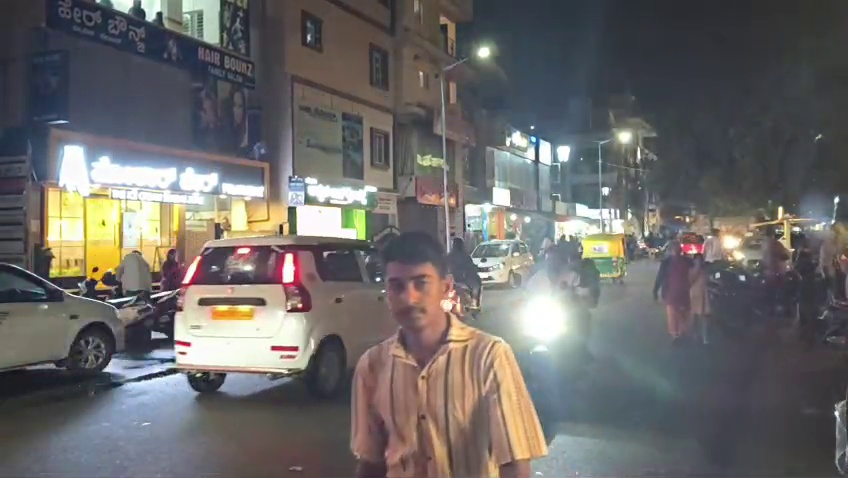
#> input picture backend/tmp_frs_video_test/frame_1.jpg, 848 x 478 px; its folder holds only this picture in this run
$ python -i frameEnhancement.py   (imports and definitions only)
#> lines starting #> are read from the running program, lines starting #| are printed output that depends on the picture; after the words box and inside, x2 and y2 are one past the last pixel; in counts of white or black regions, pixels touching at a corner belong together
### backend/services/modelEnhancement.py
from __future__ import annotations

import logging
import os
import threading
from pathlib import Path
from typing import Optional

import cv2
import numpy as np
from dotenv import load_dotenv


logger = logging.getLogger(__name__)


# ============================================================
# BASE DIRECTORY / ENVIRONMENT
# ============================================================

BASE_DIR = Path(__file__).resolve().parent.parent

ENV_PATH = BASE_DIR / ".env"

load_dotenv(
    dotenv_path=ENV_PATH,
    override=False,
)


# ============================================================
# CONFIGURATION
# ============================================================

MODEL_PATH = BASE_DIR / "models" / "EDSR_x4.pb"

# Supported values:
#
#   cuda / gpu / cuda:0
#       Require CUDA execution.
#
#   cpu
#       Force CPU execution.
#
#   auto
#       Use CUDA when available, otherwise CPU.
#
MODEL_ENHANCEMENT_DEVICE = (
    os.getenv(
        "MODEL_ENHANCEMENT_DEVICE",
        "auto",
    )
    .strip()
    .lower()
)

# CUDA device ID.
try:
    CUDA_DEVICE_ID = max(
        0,
        int(
            os.getenv(
                "MODEL_ENHANCEMENT_CUDA_DEVICE_ID",
                "0",
            ).strip()
        ),
    )
except (TypeError, ValueError):
    CUDA_DEVICE_ID = 0

# Whether CUDA should be treated as mandatory when requested.
MODEL_ENHANCEMENT_STRICT_GPU = (
    os.getenv(
        "MODEL_ENHANCEMENT_STRICT_GPU",
        "true",
    )
    .strip()
    .lower()
    in {
        "1",
        "true",
        "yes",
        "on",
    }
)


# ============================================================
# MODEL STATE
# ============================================================

_model_lock = threading.Lock()

_sr_model = None

_load_attempted = False

_load_error: Optional[str] = None

_actual_device = "unloaded"

_actual_backend = "unloaded"

_actual_target = "unloaded"


# ============================================================
# DEVICE NORMALIZATION
# ============================================================

def _normalize_device(value: str) -> str:
    """
    Normalize configuration values into:

        cpu
        cuda
        auto
    """
#> further down, picture is the input picture: shape (478, 848, 3); mean B, G, R 104.3, 105.5, 107.6

    device = str(value or "").strip().lower()

    if not device:
        return "auto"

    if device in {
        "cuda",
        "gpu",
        "cuda:0",
        "gpu:0",
    }:
        return "cuda"

    if device == "cpu":
        return "cpu"

    if device == "auto":
        return "auto"

    logger.warning(
        "[INTEL-I][SUPERRES] Unknown MODEL_ENHANCEMENT_DEVICE=%r. "
        "Using auto.",
        value,
    )

    return "auto"


# Normalize once at module load.
_REQUESTED_DEVICE = _normalize_device(
    MODEL_ENHANCEMENT_DEVICE
)


# ============================================================
# CUDA AVAILABILITY
# ============================================================

# [770 lines left out: functions _cuda_device_count, _cuda_available, _select_runtime_device, load_superres_model, superres_available, superres_status and 5 more, not called in this run]

### backend/services/frameEnhancement.py
from __future__ import annotations
from typing import Any, Dict, List
import cv2
import numpy as np
from services.modelEnhancement import (
    load_superres_model,
    upscale_crop,
    enhance_plate_crop,
)

def _u8(x: np.ndarray) -> np.ndarray:
    return np.clip(x,0,255).astype(np.uint8)

# [11 lines left out: functions gamma_correct, apply_clahe, not called in this run]

def mild_denoise(frame: np.ndarray) -> np.ndarray:
    return cv2.bilateralFilter(frame,5,30,30)

# [27 lines left out: functions unsharp_mask, contrast_stretch, fast_dehaze, not called in this run]

def reduce_glare(frame: np.ndarray) -> np.ndarray:
    hsv=cv2.cvtColor(frame,cv2.COLOR_BGR2HSV)
#> hsv: shape (478, 848, 3); mean H, S, V 81.5, 44.6, 116.6
    mask=cv2.inRange(hsv,np.array([0,0,235],np.uint8),np.array([180,80,255],np.uint8))
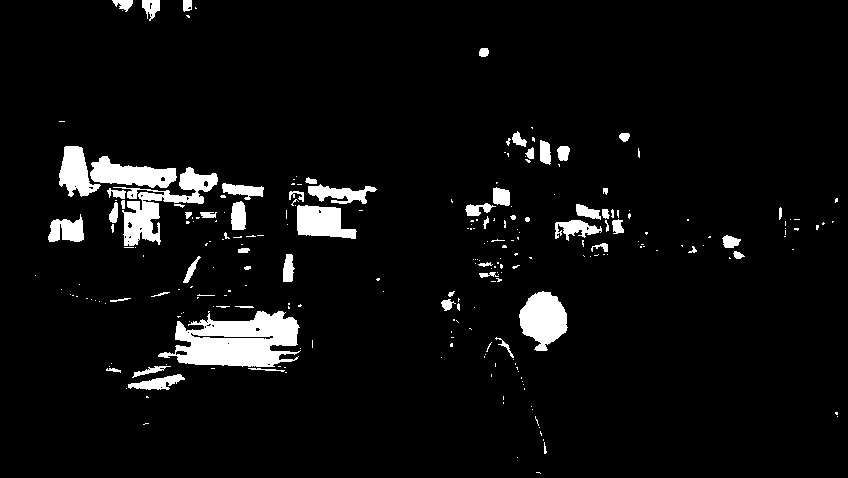
#> mask: shape (478, 848); 5.5% white; 250 white regions (186 under 20 px), largest, box (x1, y1, x2, y2) and area: (158, 311, 301, 367) 5085, (113, 167, 218, 246) 2539, (519, 291, 568, 351) 1960
    if np.mean(mask>0)<0.01: return frame
    lab=cv2.cvtColor(frame,cv2.COLOR_BGR2LAB); l,a,b=cv2.split(lab)
#> after `lab = cv2.cvtColor(frame, cv2.COLOR_BGR2LAB)`: lab: shape (478, 848, 3); mean of channels 0, 1, 2 112.3, 129.2, 128.7
#> after `l, a, b = cv2.split(lab)`:
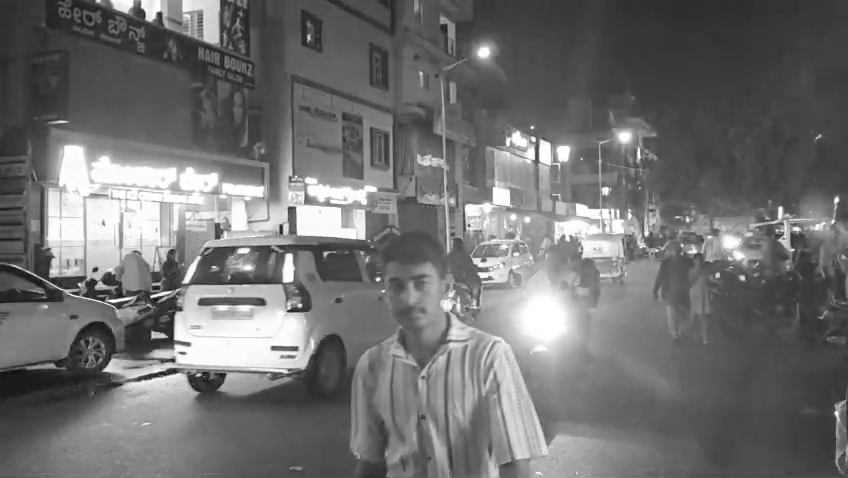
#> l: shape (478, 848); min 3, max 255, mean 112.3
#> after `l, a, b = cv2.split(lab)`:
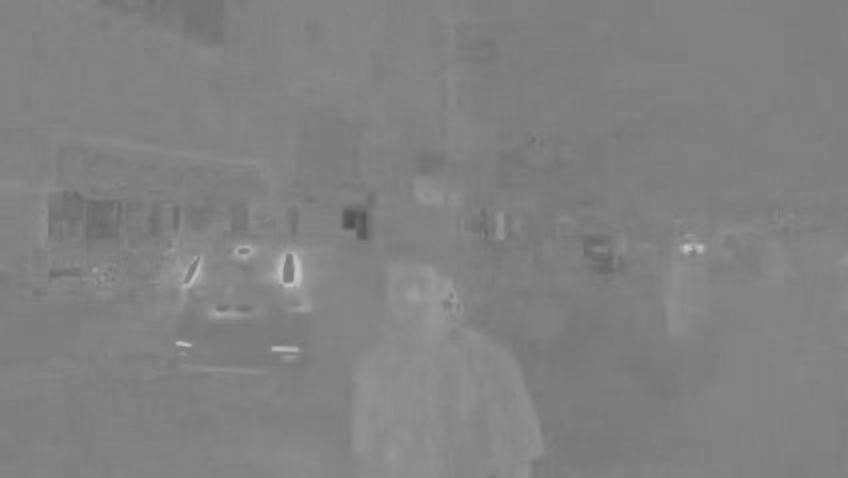
#> a: shape (478, 848); min 80, max 199, mean 129.2
#> after `l, a, b = cv2.split(lab)`:
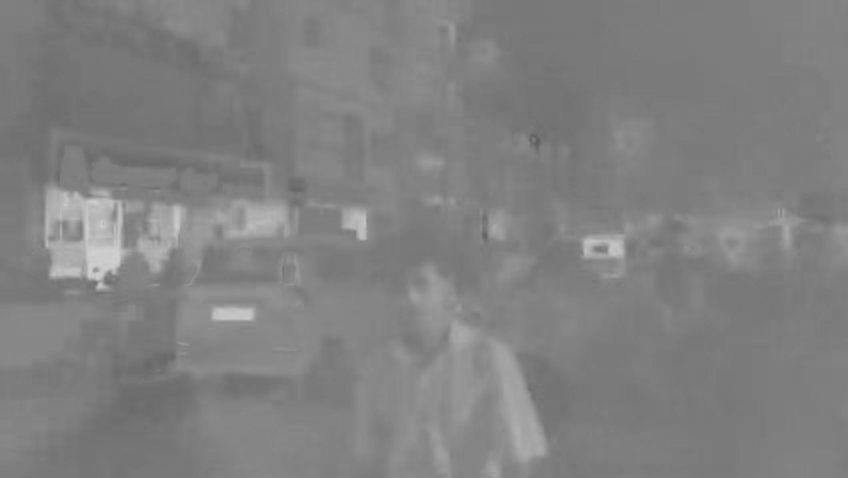
#> b: shape (478, 848); min 94, max 207, mean 128.7
    lf=l.astype(np.float32); m=mask>0; lf[m]=225+(lf[m]-225)*0.35
#> after `lf[m] = 225 + (lf[m] - 225) * 0.35`: lf: shape (478, 848) float32; min 3, max 251, mean 111.5
    return cv2.cvtColor(cv2.merge((_u8(lf),a,b)),cv2.COLOR_LAB2BGR)
#> returned value: shape (478, 848, 3)

# [20 lines left out: function adaptive_enhance, not called in this run]

def enhance_vehicle_crop(crop: np.ndarray) -> np.ndarray:
    if not isinstance(crop,np.ndarray) or crop.size==0: return crop
    return np.ascontiguousarray(apply_clahe(crop,1.8))

# [59 lines left out: functions build_plate_variants, adaptive_model_enhance, not called in this run]

>>> import cv2
>>> picture = cv2.imread('../tmp_frs_video_test/frame_1.jpg')
>>> result = reduce_glare(picture)

$ run again, on backend/tmp_frs_video_test/frame_2.jpg
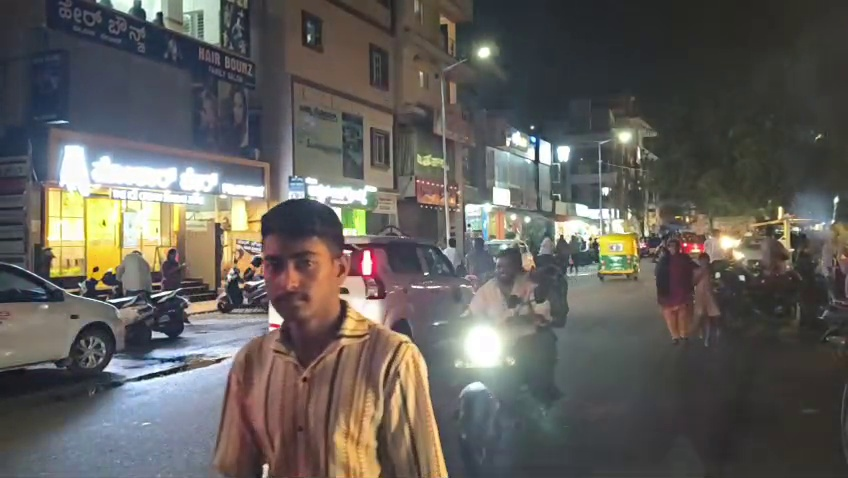
#> input picture backend/tmp_frs_video_test/frame_2.jpg, 848 x 478 px
#> picture is the input picture: shape (478, 848, 3); mean B, G, R 90.7, 94.7, 97.8
#> hsv: shape (478, 848, 3); mean H, S, V 68, 48.7, 105.3
#> in reduce_glare, `mask=cv2.inRange(hsv,np.array([0,0,235],np.uint8),np.array([180,80,255..`:
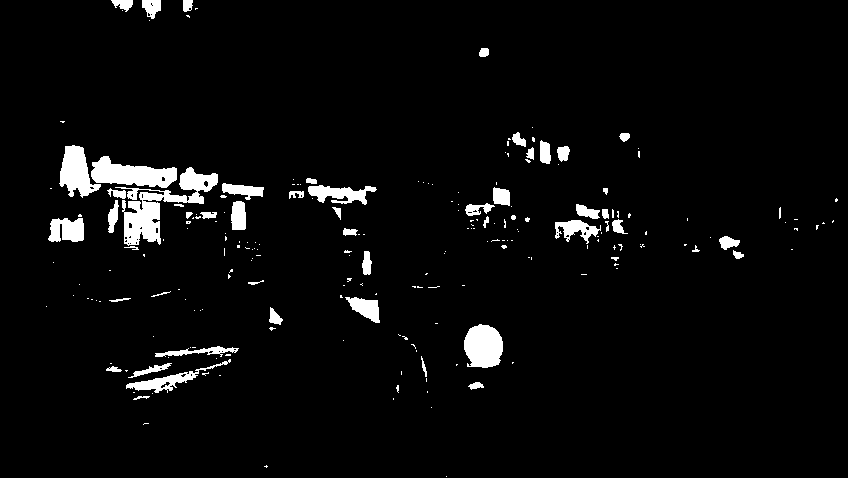
#> mask: shape (478, 848); 4% white; 219 white regions (164 under 20 px), largest, box (x1, y1, x2, y2) and area: (115, 167, 218, 246) 2620, (91, 156, 177, 188) 1649, (464, 324, 503, 368) 1375
#> lab: shape (478, 848, 3); mean of channels 0, 1, 2 101, 129, 130.5
#> in reduce_glare, `l, a, b = cv2.split(lab)`:
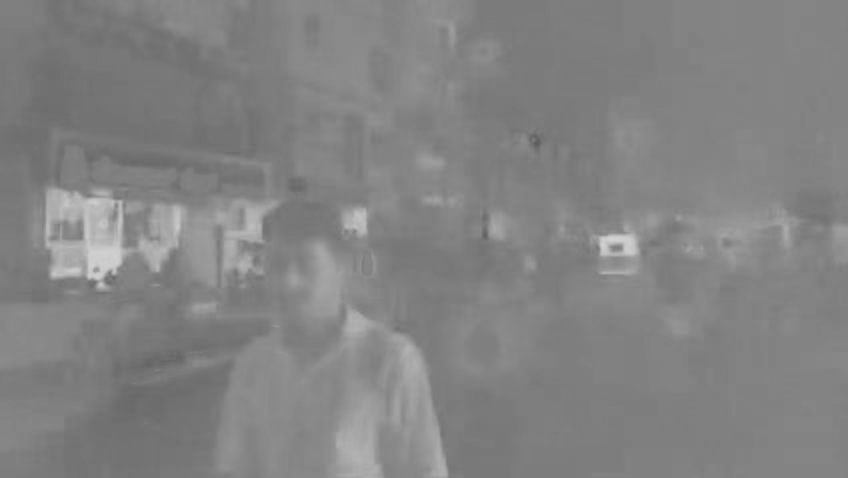
#> b: shape (478, 848); min 92, max 211, mean 130.5
#> lf: shape (478, 848) float32; min 12, max 251, mean 100.4

$ run again, on backend/tmp_frs_video_test/frame_3.jpg
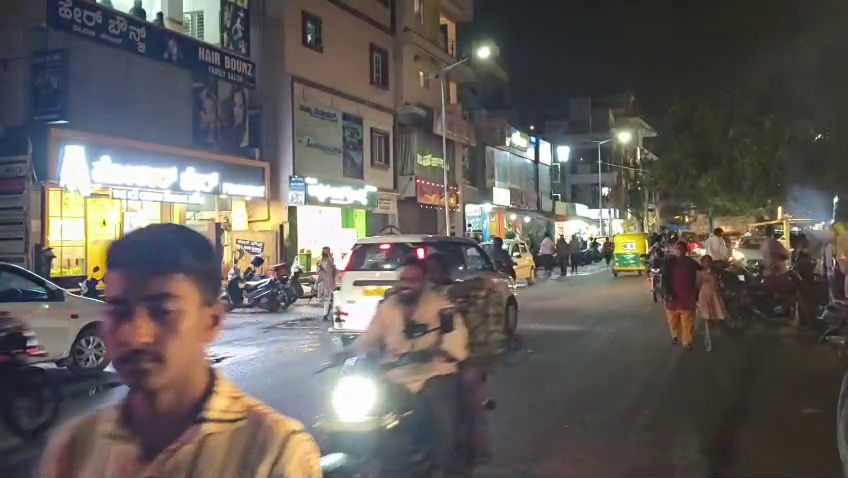
#> input picture backend/tmp_frs_video_test/frame_3.jpg, 848 x 478 px
#> picture is the input picture: shape (478, 848, 3); mean B, G, R 90.4, 94, 98.4
#> hsv: shape (478, 848, 3); mean H, S, V 64.7, 51.6, 105
#> in reduce_glare, `mask=cv2.inRange(hsv,np.array([0,0,235],np.uint8),np.array([180,80,255..`:
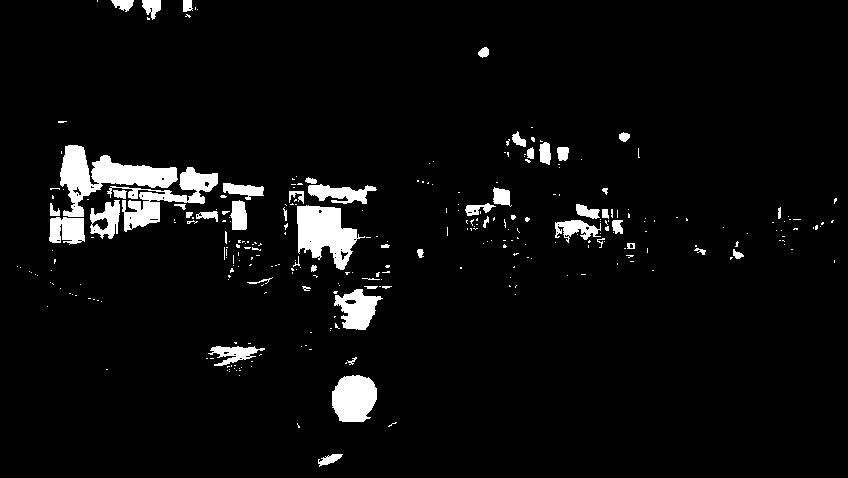
#> mask: shape (478, 848); 4.8% white; 303 white regions (247 under 20 px), largest, box (x1, y1, x2, y2) and area: (60, 145, 178, 217) 3276, (297, 205, 365, 270) 2507, (107, 167, 218, 232) 2191
#> lab: shape (478, 848, 3); mean of channels 0, 1, 2 100.3, 129.6, 130.6
#> in reduce_glare, `l, a, b = cv2.split(lab)`:
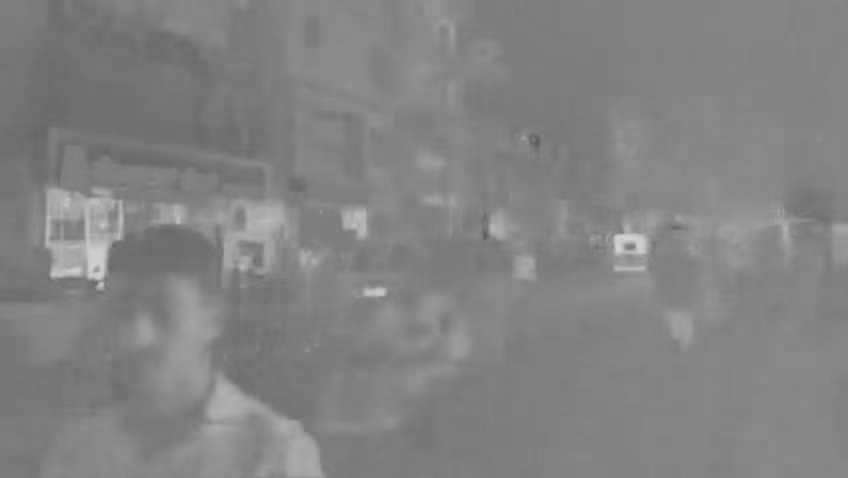
#> b: shape (478, 848); min 93, max 213, mean 130.6
#> lf: shape (478, 848) float32; min 7, max 251, mean 99.6
